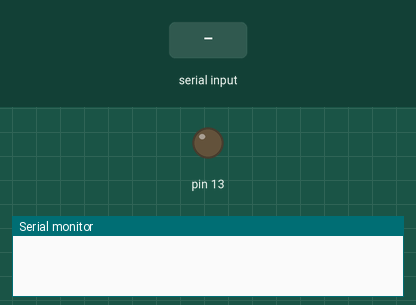
Recording of a sketch running on a simulated Arduino Uno, built with avr-gcc and run on an emulated ATmega328P. Shown: output pins drawn as LEDs (lit = HIGH), the last lines printed to the serial monitor. The test bench sets the inputs (shaded band).

Above: at 1.2 s.
1.3 s: "0" received over Serial
At 2.3 s:
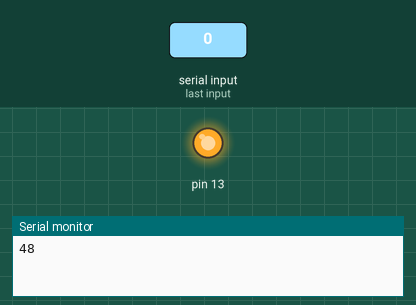
2.8 s: "1" received over Serial
At 3.5 s:
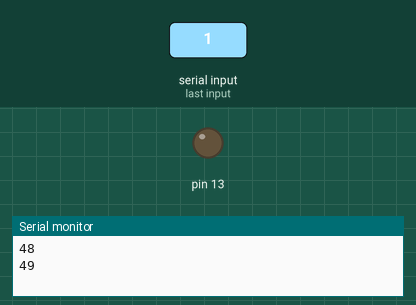
Timing chart, 0 to 5.8 s (numbered marks = the images above; inputs shaded):
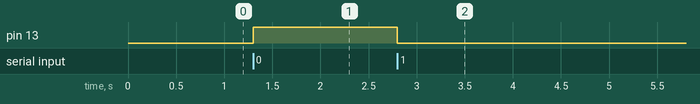

Measured:
- after the input at 1.3 s, pin 13: LOW → HIGH at once
- after the input at 2.8 s, pin 13: HIGH → LOW at once

The sketch:

LED_Control.ino
```cpp
int data = 0;
void setup() {
  Serial.begin(9600);
  digitalWrite(13, LOW);
  pinMode(13, OUTPUT);
}

void loop() {

  if (Serial.available() > 0)
  {
    int data = Serial.read();
    switch (data)
    {
      case '0':
        digitalWrite(13, HIGH);
        delay(10);
        break;
      case '1':
        digitalWrite(13, LOW);
        delay(10);
        break;
      default :
        break;
    }
    Serial.println(data);
  }

}
```
